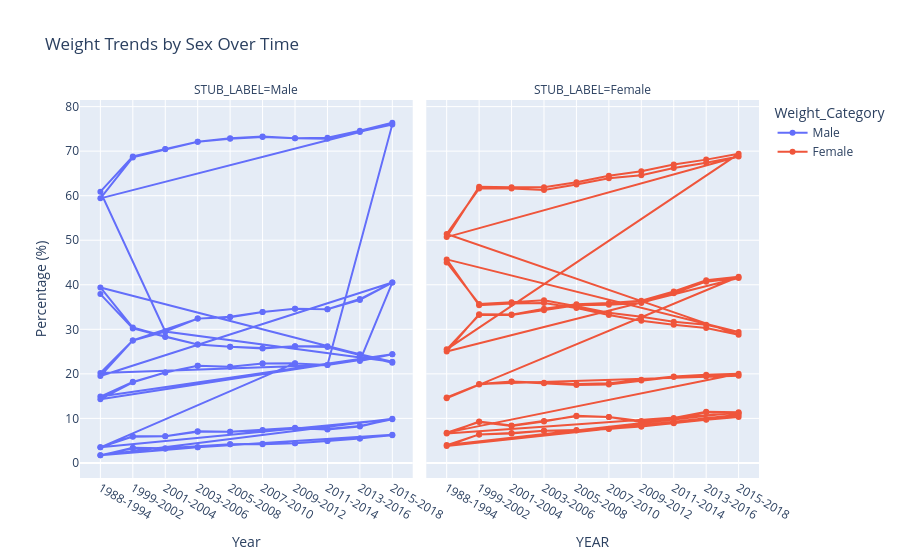

Source (notebook cell):
### Code cell
#Line Graph comparison of male vs female over time.
facet_wt = wt[wt['Group'] == 'Sex']
fig4 = px.line(
    facet_wt,
    x='YEAR',
    y='ESTIMATE',
    color='Weight_Category',
    facet_col='STUB_LABEL',
    title='Weight Trends by Sex Over Time',
    markers=True)
fig4.update_layout(
    xaxis_title='Year',
    yaxis_title='Percentage (%)')
fig4.show()
#Needs cleaned up - happy with the markers
